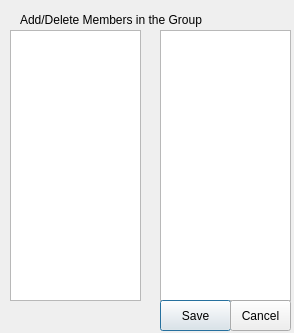
<?xml version="1.0" encoding="UTF-8"?>
<ui version="4.0">
 <class>DlgAddGrpMember</class>
 <widget class="QDialog" name="DlgAddGrpMember">
  <property name="geometry">
   <rect>
    <x>0</x>
    <y>0</y>
    <width>294</width>
    <height>333</height>
   </rect>
  </property>
  <property name="windowTitle">
   <string>Dialog</string>
  </property>
  <widget class="QListWidget" name="lstExtns">
   <property name="geometry">
    <rect>
     <x>10</x>
     <y>30</y>
     <width>131</width>
     <height>271</height>
    </rect>
   </property>
  </widget>
  <widget class="QListWidget" name="lstMembers">
   <property name="geometry">
    <rect>
     <x>160</x>
     <y>30</y>
     <width>131</width>
     <height>271</height>
    </rect>
   </property>
  </widget>
  <widget class="QPushButton" name="pbSave">
   <property name="geometry">
    <rect>
     <x>160</x>
     <y>300</y>
     <width>71</width>
     <height>31</height>
    </rect>
   </property>
   <property name="text">
    <string>Save</string>
   </property>
  </widget>
  <widget class="QPushButton" name="pbCancel">
   <property name="geometry">
    <rect>
     <x>230</x>
     <y>300</y>
     <width>61</width>
     <height>31</height>
    </rect>
   </property>
   <property name="text">
    <string>Cancel</string>
   </property>
  </widget>
  <widget class="QLabel" name="lblTitle">
   <property name="geometry">
    <rect>
     <x>20</x>
     <y>10</y>
     <width>231</width>
     <height>20</height>
    </rect>
   </property>
   <property name="text">
    <string>Add/Delete Members in the Group</string>
   </property>
  </widget>
 </widget>
 <resources/>
 <connections/>
</ui>
